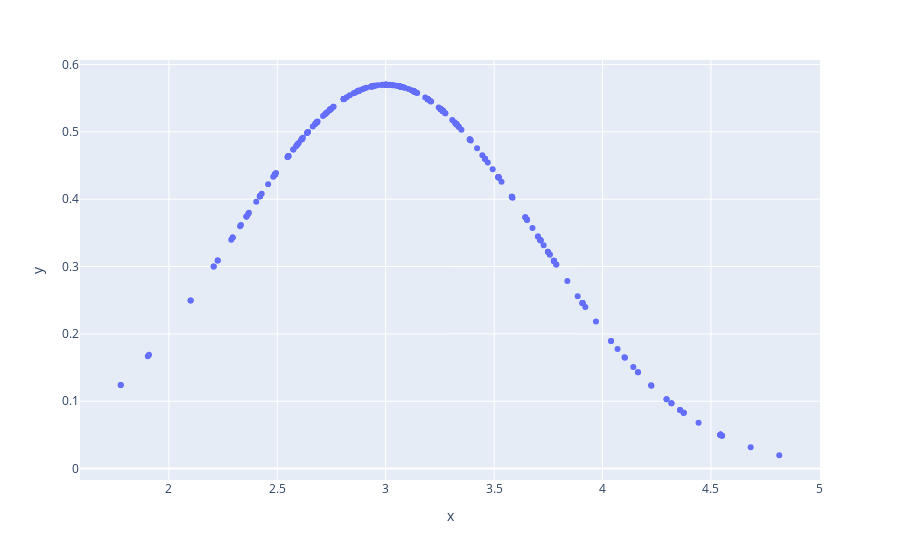

Write notebook code for a chart like this one.
### Code cell
px.scatter(x = y_train, y = weights)

### Figure 1 — Plotly figure (JSON) as saved in the notebook; plotly's stock layout.template omitted (floating-point values rounded to 4 significant figures; data arrays with more than 128 entries replaced by an {"elided": "..."} marker saying what was removed)
{"data": [{"hovertemplate": "x=%{x}<br>y=%{y}<extra></extra>", "legendgroup": "", "marker": {"color": "#636efa", "symbol": "circle"}, "mode": "markers", "name": "", "orientation": "v", "showlegend": false, "type": "scatter", "x": {"elided": "312 float values"}, "xaxis": "x", "y": {"elided": "312 float values"}, "yaxis": "y"}], "layout": {"legend": {"tracegroupgap": 0}, "margin": {"t": 60}, "xaxis": {"anchor": "y", "domain": [0, 1], "title": {"text": "x"}}, "yaxis": {"anchor": "x", "domain": [0, 1], "title": {"text": "y"}}}}
